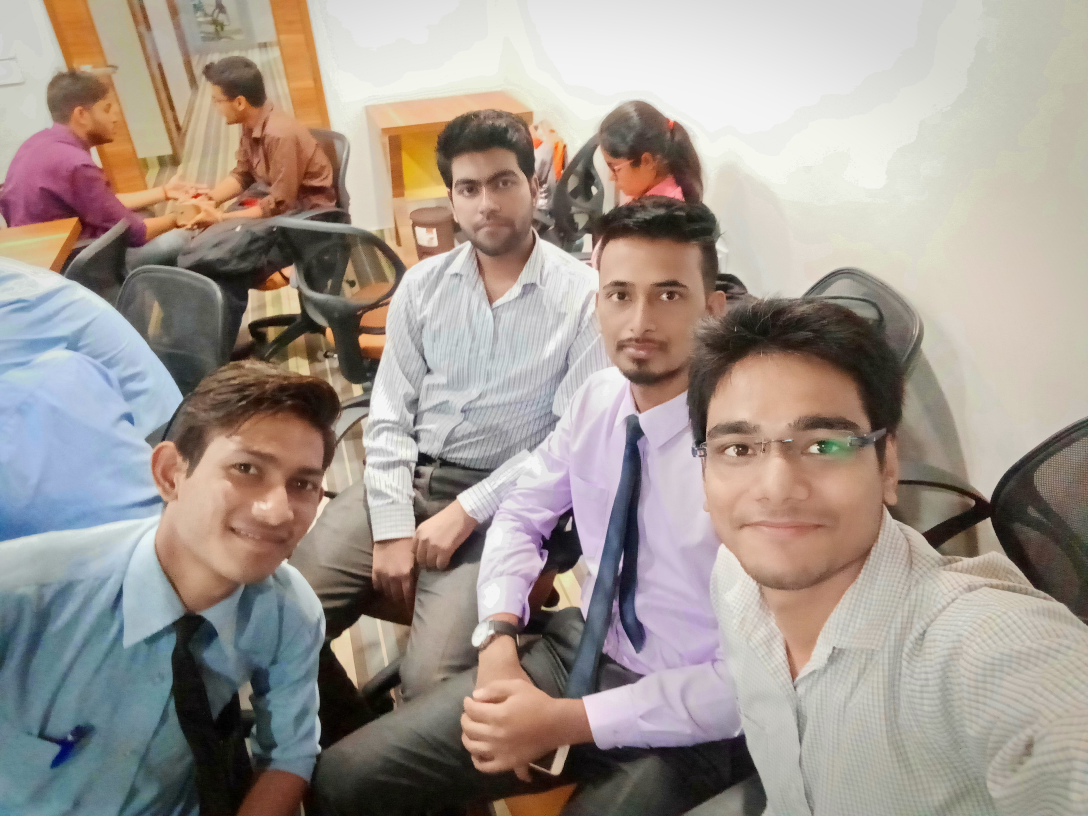
#> input picture Day 27/Work/pics/IMG20180813120057.jpg, 3264 x 2448 px, given in place of the camera (shown at 1/3 size)
$ python opencv.py
#> lines starting #> are read from the running program, lines starting #| are printed output that depends on the picture
# -*- coding: utf-8 -*-
"""
Created on Tue Jun 11 19:37:27 2019

@author: TAPAN

Q2. Facial Recognition + OpenCV Python

Facial recognition is a biometric software application capable of uniquely identifying or verifying a person by comparing and analyzing.

Things that you need in this project: OpenCV and face_recognition

The project is mainly a method for detecting faces in a given image by using OpenCV-Python and
face_recognition module. The first phase uses camera to capture the picture of our faces which
generates a feature set in a location of your PC.

• The face_recognition command lets you recognize faces in a photograph or folder full for photographs.

It has two simple commands

Face_ recognition- Recognise faces in a photograph or folder full for photographs.
face_detection - Find faces in a photograph or folder full for photographs.
For face recognition, first generate a feature set by taking few image of your face and create a directory
with the name of person and save their face image.


Then train the data by using the Face_ recognition module.By Face_ recognition module the trained data is
stored as pickle file (.pickle).

By using the trained pickle data, we can recognize face.

The main flow of face recognition is first to locate the face in the picture and the compare the picture
with the trained data set.If the there is a match, it gives the recognized label.
(Ref: https://github.com/sriram251/-face_recognition)
"""

import numpy as np
import os
import cv2

face_cascade = cv2.CascadeClassifier(cv2.data.haarcascades + 'haarcascade_frontalface_default.xml')

cap = cv2.VideoCapture(0)
path = "D:\\dataset\\"# path were u want store the data set
id = input('enter user name')
#> the answer given: pics/IMG20180813120057.jpg

try:
    # Create target Directory
    os.mkdir(path+str(id))
    print("Directory " , path+str(id),  " Created ")
except FileExistsError:
    print("Directory " , path+str(id) ,  " already exists")
sampleN=0;

while 1:

    ret, img = cap.read()
#> img is the input picture: shape (2448, 3264, 3); mean B, G, R 143, 150.7, 161.1
    frame = img.copy()

    gray = cv2.cvtColor(frame, cv2.COLOR_BGR2GRAY)
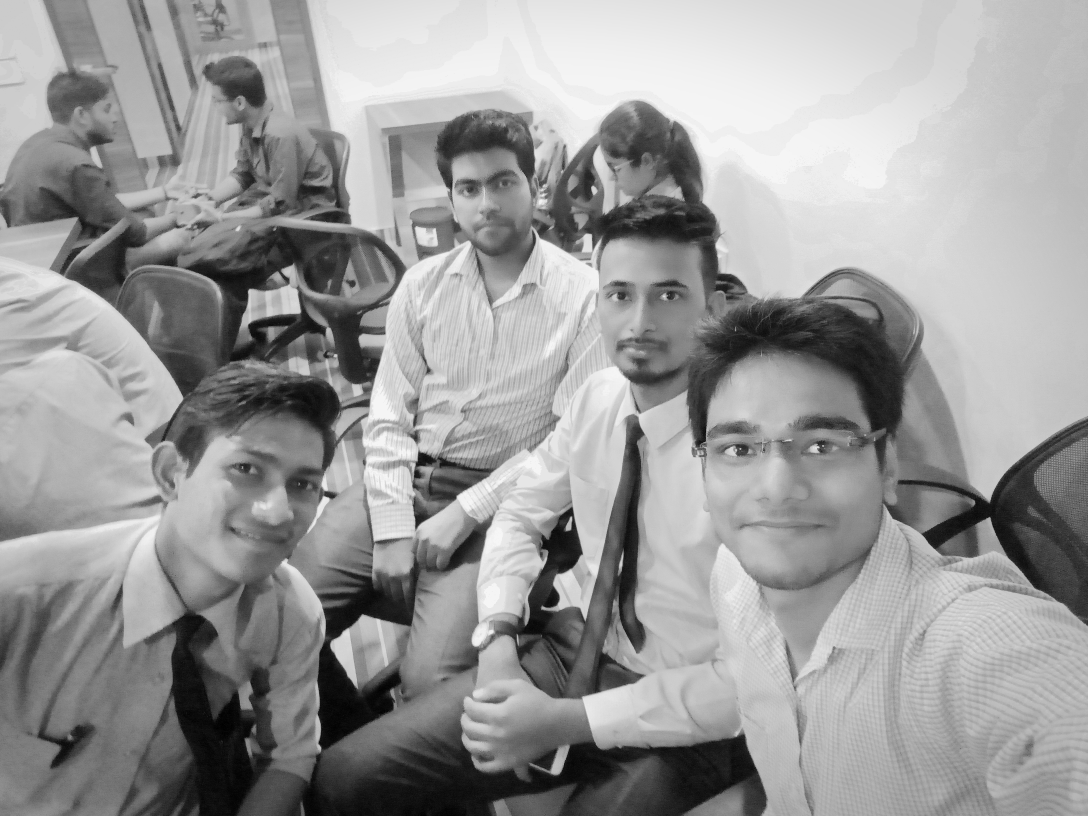
#> gray: shape (2448, 3264) (shown at 1/3 size); min 0, max 251, mean 152.9

    faces = face_cascade.detectMultiScale(gray, 1.3, 5)
#> faces = [[1333, 459, 270, 270], [1730, 725, 418, 418], [556, 1227, 541, 541], [1994, 1071, 685, 685]]

    for (x,y,w,h) in faces:

        sampleN=sampleN+1;

        cv2.imwrite(path+str(id)+ "\\" +str(sampleN)+ ".jpg", gray[y:y+h, x:x+w])

        cv2.rectangle(img,(x,y),(x+w,y+h),(255,0,0),2)

        cv2.waitKey(100)
#> this loop made 4 passes
#> pass 1, `cv2.imwrite(path+str(id)+ "\\" +str(sampleN)+ ".jpg", gray[y:y+h, x:x+..`:
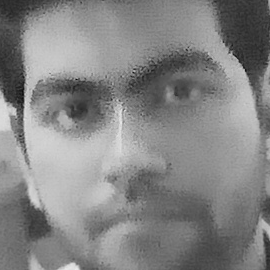
#> saved as 1.jpg: shape (270, 270); min 10, max 234, mean 132.5
#> pass 2, `cv2.imwrite(path+str(id)+ "\\" +str(sampleN)+ ".jpg", gray[y:y+h, x:x+..`:
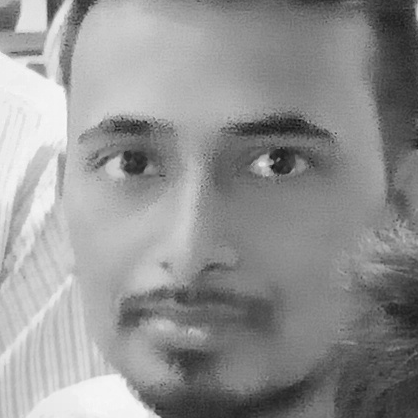
#> saved as 2.jpg: shape (418, 418); min 12, max 248, mean 146.1
#> after the loop, sampleN = 4

    cv2.imshow('img',img)

    cv2.waitKey(1)

    if sampleN > 40:

        break

cap.release()

cv2.destroyAllWindows()

# training the model
import cv2
import imutils.paths as paths

import face_recognition
import pickle
import os
dataset = "D:\\dataset\\"# path of the data set
module = "D:\\encodings\\encoding1.pickle" # were u want to store the pickle file

imagepaths = list(paths.list_images(dataset))
knownEncodings = []
knownNames = []
for (i, imagePath) in enumerate(imagepaths):
    print("[INFO] processing image {}/{}".format(i + 1,len(imagepaths)))
    name = imagePath.split(os.path.sep)[-2]
    image = cv2.imread(imagePath)
    rgb = cv2.cvtColor(image, cv2.COLOR_BGR2RGB)
    boxes = face_recognition.face_locations(rgb, model= "hog")
    encodings = face_recognition.face_encodings(rgb, boxes)
    for encoding in encodings:
       knownEncodings.append(encoding)
       knownNames.append(name)
       print("[INFO] serializing encodings...")
data = {"encodings": knownEncodings, "names": knownNames}
output = open(module, "wb")
pickle.dump(data, output)
output.close()


import imutils
import numpy as np
import pickle
import cv2
import face_recognition


# [50 lines left out: function main, not called in this run]

if __name__ == "__main__":
    main()
